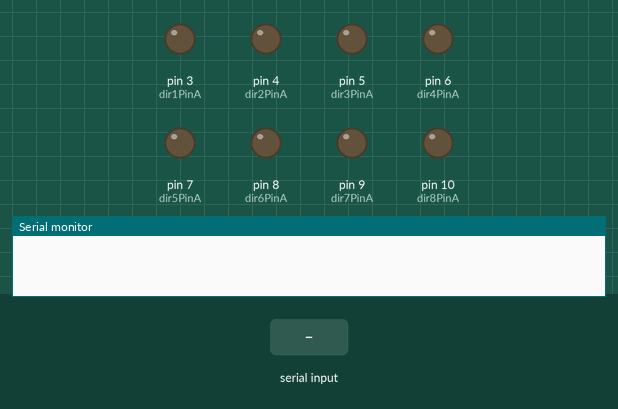
Recording of a sketch running on a simulated Arduino Uno, built with avr-gcc and run on an emulated ATmega328P. Parts: output pins drawn as LEDs (lit = HIGH), the last lines printed to the serial monitor. The inputs (shaded band) are chosen by the test bench.

Above: at 1.2 s.
1.3 s: "F" received over Serial
At 2.3 s:
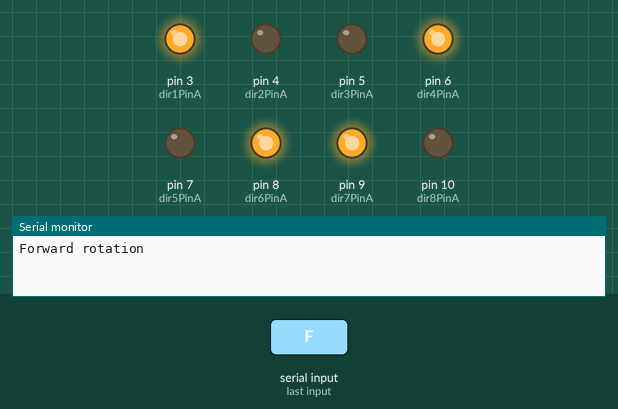
2.8 s: "B" received over Serial
At 3.4 s:
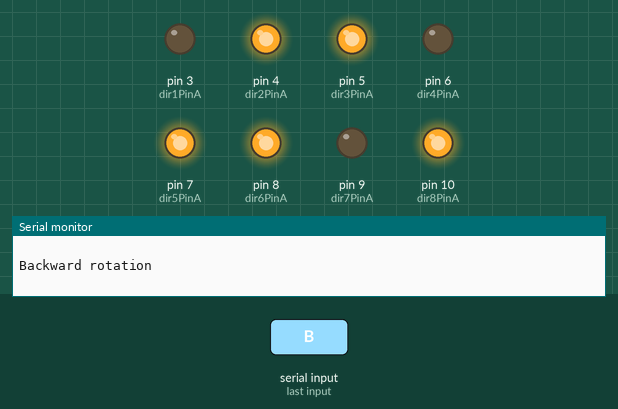
4.3 s: "R" received over Serial
At 4.6 s:
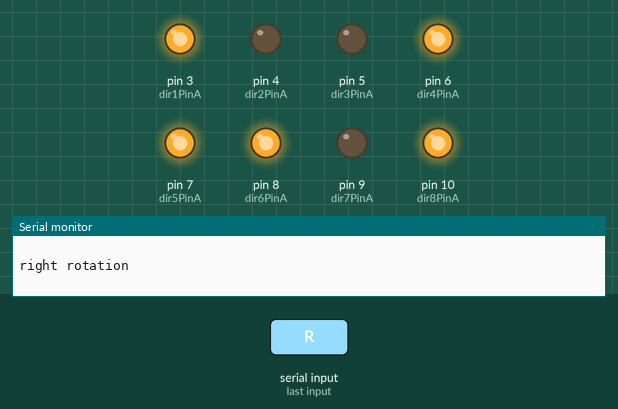
5.8 s: "L" received over Serial
At 6.9 s:
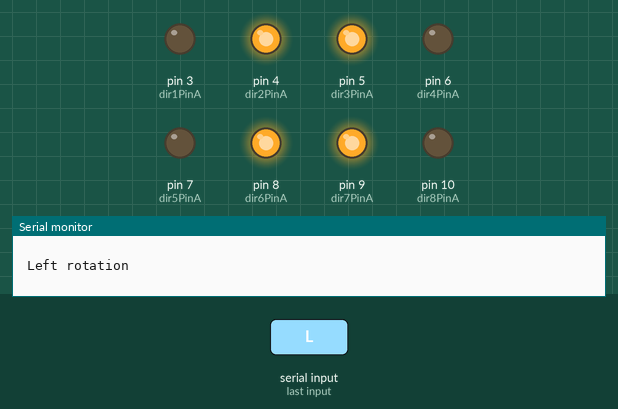
Timing chart, 0 to 8.3 s (numbered marks = the images above; inputs shaded):
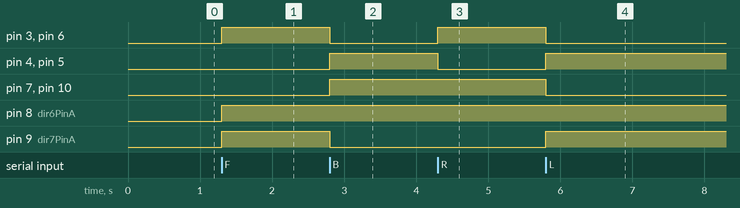

Measured:
- after the input at 1.3 s, pin 3 (dir1PinA), pin 6 (dir4PinA), pin 8 (dir6PinA), pin 9 (dir7PinA): LOW → HIGH at once
- after the input at 2.8 s, pin 3 (dir1PinA), pin 6 (dir4PinA), pin 9 (dir7PinA): HIGH → LOW at once; pin 4 (dir2PinA), pin 5 (dir3PinA), pin 7 (dir5PinA), pin 10 (dir8PinA): LOW → HIGH at once
- after the input at 4.3 s, pin 3 (dir1PinA), pin 6 (dir4PinA): LOW → HIGH at once; pin 4 (dir2PinA), pin 5 (dir3PinA): HIGH → LOW at once
- after the input at 5.8 s, pin 3 (dir1PinA), pin 6 (dir4PinA), pin 7 (dir5PinA), pin 10 (dir8PinA): HIGH → LOW at once; pin 4 (dir2PinA), pin 5 (dir3PinA), pin 9 (dir7PinA): LOW → HIGH at once

The sketch:

lmao.ino
```cpp
int dir1PinA = 3;
int dir2PinA = 4;
int dir3PinA = 5;
int dir4PinA = 6;
int dir5PinA = 7;
int dir6PinA = 8;
int dir7PinA = 9;
int dir8PinA = 10;
void setup() {

Serial.begin(9600); // baud rate


pinMode(dir1PinA,OUTPUT);
pinMode(dir2PinA,OUTPUT);
pinMode(dir3PinA,OUTPUT);
pinMode(dir4PinA,OUTPUT);
pinMode(dir5PinA,OUTPUT);
pinMode(dir6PinA,OUTPUT);
pinMode(dir7PinA,OUTPUT);
pinMode(dir8PinA,OUTPUT);

}
void loop() {
if (Serial.available() > 0) {
int inByte = Serial.read();

switch (inByte) {

case 'F': // Clockwise rotation
digitalWrite(dir1PinA, HIGH);
digitalWrite(dir2PinA, LOW);
digitalWrite(dir3PinA, LOW);
digitalWrite(dir4PinA, HIGH);
digitalWrite(dir5PinA, LOW);
digitalWrite(dir6PinA, HIGH);
digitalWrite(dir7PinA, HIGH);
digitalWrite(dir8PinA, LOW);
Serial.println("Forward rotation");
Serial.println("   ");
break;

case 'S': // No rotation
digitalWrite(dir1PinA, LOW);
digitalWrite(dir2PinA, LOW);
digitalWrite(dir3PinA, LOW);
digitalWrite(dir4PinA, LOW);
digitalWrite(dir5PinA, LOW);
digitalWrite(dir6PinA, LOW);
digitalWrite(dir7PinA, LOW);
digitalWrite(dir8PinA, LOW);
Serial.println("No rotation");
Serial.println("   ");
break;

case 'B': // Clockwise rotation
digitalWrite(dir1PinA, LOW);
digitalWrite(dir2PinA, HIGH);
digitalWrite(dir3PinA, HIGH);
digitalWrite(dir4PinA, LOW);
digitalWrite(dir5PinA, HIGH);
digitalWrite(dir8PinA, LOW);
digitalWrite(dir7PinA, LOW);
digitalWrite(dir8PinA, HIGH);
Serial.println("Backward rotation");
Serial.println("   ");
break;

case 'R': // Clockwise rotation
digitalWrite(dir1PinA, HIGH);
digitalWrite(dir2PinA, LOW);
digitalWrite(dir3PinA, LOW);
digitalWrite(dir4PinA, HIGH);
digitalWrite(dir5PinA, HIGH);
digitalWrite(dir8PinA, LOW);
digitalWrite(dir7PinA, LOW);
digitalWrite(dir8PinA, HIGH);
Serial.println("right rotation");
Serial.println("   ");
break;

case 'L': // Clockwise rotation
digitalWrite(dir1PinA, LOW);
digitalWrite(dir2PinA, HIGH);
digitalWrite(dir3PinA, HIGH);
digitalWrite(dir4PinA, LOW);
digitalWrite(dir5PinA, LOW);
digitalWrite(dir8PinA, HIGH);
digitalWrite(dir7PinA, HIGH);
digitalWrite(dir8PinA, LOW);
Serial.println(" Left rotation");
Serial.println("   ");
break;
}
}
}
```
